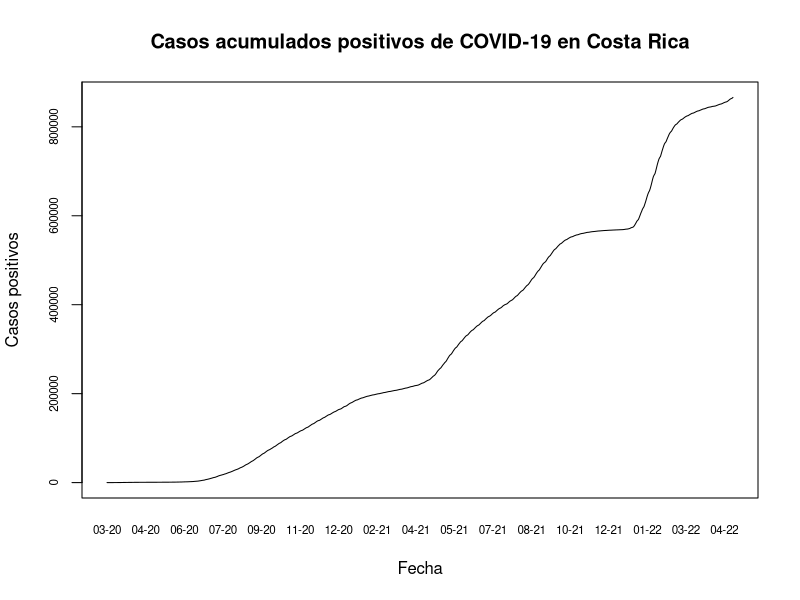
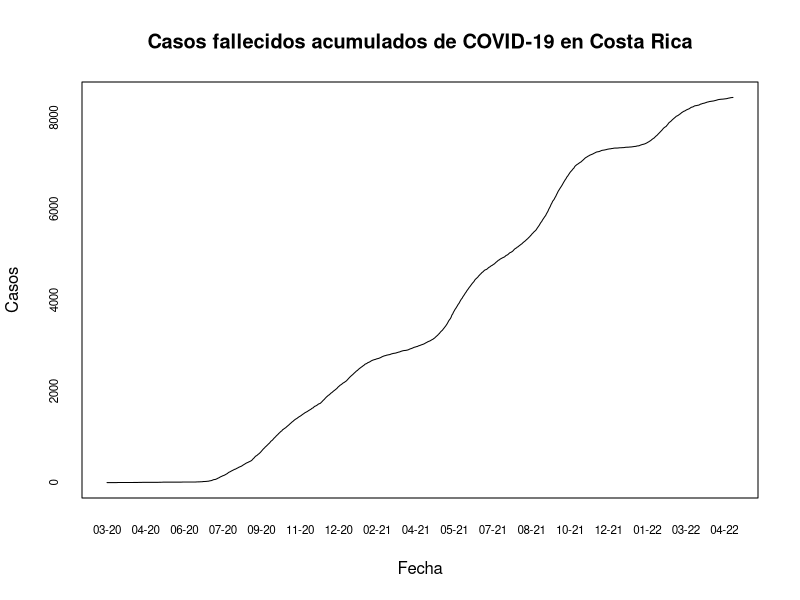
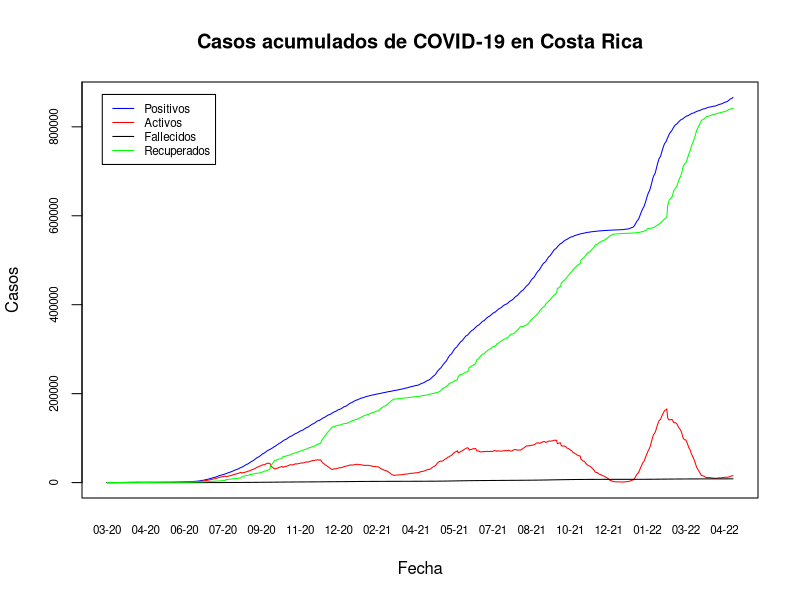
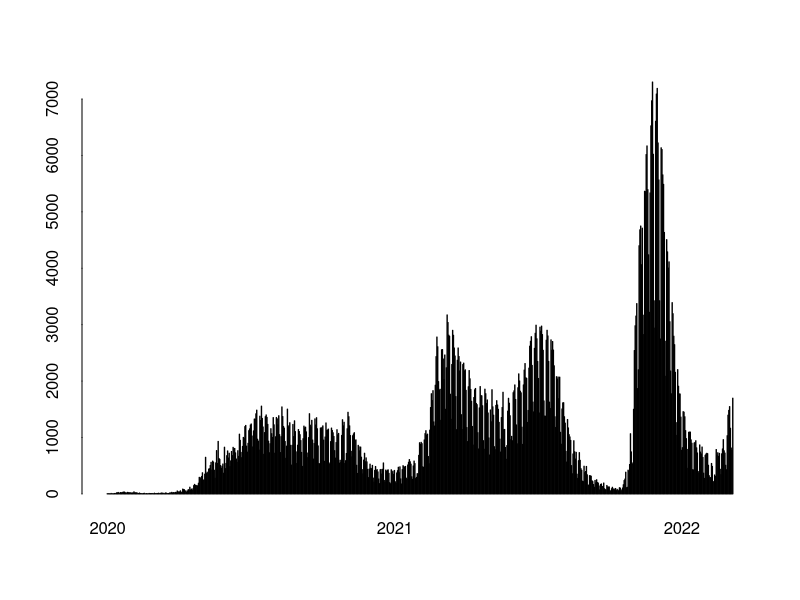
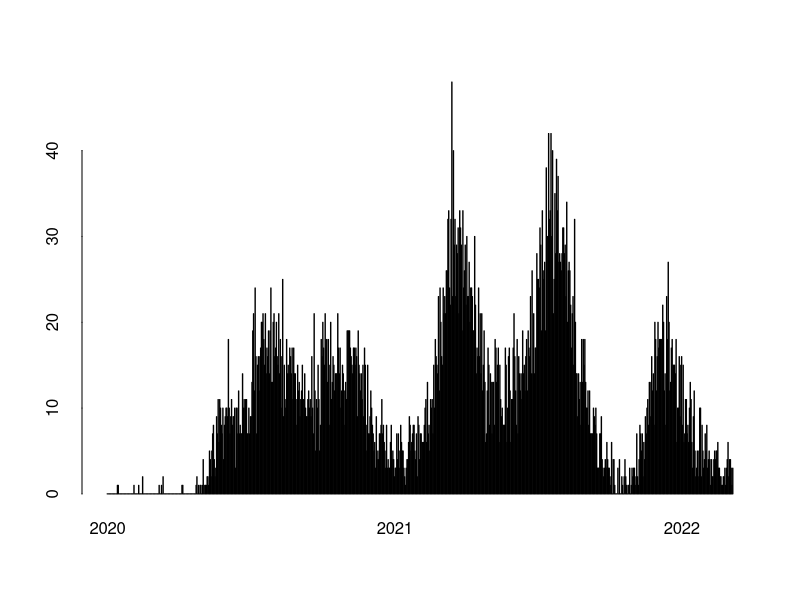

These figures' R source, in order:
## ---- chunk 1
knitr::opts_chunk$set(echo = TRUE)
## ---- chunk 2
covid <- read.csv(file = "05_10_22_CSV_GENERAL.csv", sep = ";")
## ---- chunk 3
options(scipen = 7)
## ---- chunk 4
covid$FECHA <- as.Date(covid$FECHA, format = "%d/%m/%Y")
## ---- chunk 5
plot(
  covid$FECHA,
  covid$positivos,
  type = "l",
  xaxt = "n",
  yaxt = "n",
  main = "Casos acumulados positivos de COVID-19 en Costa Rica",
  xlab = "Fecha",
  ylab = "Casos positivos"
)

# Formato del eje x
axis(
  side = 1,
  covid$FECHA,
  tick = FALSE,
  format(covid$FECHA, "%m-%y"),
  cex.axis = 0.7
)

# Formato del eje y
axis(
  side = 2,
  covid$positivos,
  labels = TRUE,  
  at = seq(0, 1000000, by = 200000),
  cex.axis = 0.7
)
## ---- chunk 6
plot(
  covid$FECHA,
  covid$fallecidos,
  type = "l",
  xaxt = "n",
  yaxt = "n",
  main = "Casos fallecidos acumulados de COVID-19 en Costa Rica",
  xlab = "Fecha",
  ylab = "Casos"
)
# Formato del eje X
axis(side = 1,
     covid$FECHA,
     tick = FALSE,
     format(covid$FECHA, "%m-%y"),
     cex.axis = 0.7)
# Formato del eje Y
axis(
  side = 2,
  covid$fallecidos,
  labels = TRUE,  
  at = seq(0, 10000, by = 2000),
  cex.axis = 0.7
)
## ---- chunk 7
plot(
  covid$FECHA,
  covid$positivos,
  type = "l",
  xaxt = "n",
  yaxt = "n",
  main = "Casos acumulados de COVID-19 en Costa Rica",
  xlab = "Fecha",
  ylab = "Casos",
  col = "blue"
)

# Casos activos
lines(covid$FECHA, covid$activos, col="red")

# Casos fallecidos
lines(covid$FECHA, covid$fallecidos, col="black")

# Casos recuperados
lines(covid$FECHA, covid$RECUPERADOS, col="green")

# Leyenda
legend(
  x = "topleft",
  inset = 0.03,
  legend = c("Positivos", "Activos", "Fallecidos", "Recuperados"),
  col = c("blue", "red", "black", "green"),
  lty = 1,
  cex = 0.7)

# Formato del eje X
axis(side = 1,
     covid$FECHA,
     tick = FALSE,
     format(covid$FECHA, "%m-%y"),
     cex.axis = 0.7)

# Formato del eje Y
axis(
  side = 2,
  covid$positivos,
  labels = TRUE,  
  at = seq(0, 1000000, by = 200000),
  cex.axis = 0.7
)
## ---- chunk 8
barplot(
  height=covid$nue_posi,
  names.arg=format(covid$FECHA, "%Y"),
  ann = FALSE, 
  bty = "n", 
  tck = 0, 
  xaxt = "n",
  space = 1,
  main="Casos positivos por día",
  xlab = "Fecha",
  ylab = "Casos positivos",
  col = "blue"
)

# Fechas minima y máxima
x_min <- min(covid$FECHA)
x_max <- max(covid$FECHA)

# Formato del eje X
axis(
  side = 1,
  at = match(seq(as.Date(x_min), x_max, "years"), covid$FECHA) * (1 + 1),
  labels = format(seq(as.Date(x_min), x_max, "years"), "%Y"),
  lwd = 0)
## ---- chunk 9
barplot(
  height=covid$nue_falleci,
  names.arg=format(covid$FECHA, "%Y"),
  ann = FALSE, 
  bty = "n", 
  tck = 0, 
  xaxt = "n",
  space = 1,
  main ="Casos fallecidos por día",
  xlab = "Fecha",
  ylab = "Casos fallecidos",
  col = "black"
)

# Fechas minima y máxima
x_min <- min(covid$FECHA)
x_max <- max(covid$FECHA)

# Formato del eje X
axis(
  side = 1,
  at = match(seq(as.Date(x_min), x_max, "years"), covid$FECHA) * (1 + 1),
  labels = format(seq(as.Date(x_min), x_max, "years"), "%Y"),
  lwd = 0)
